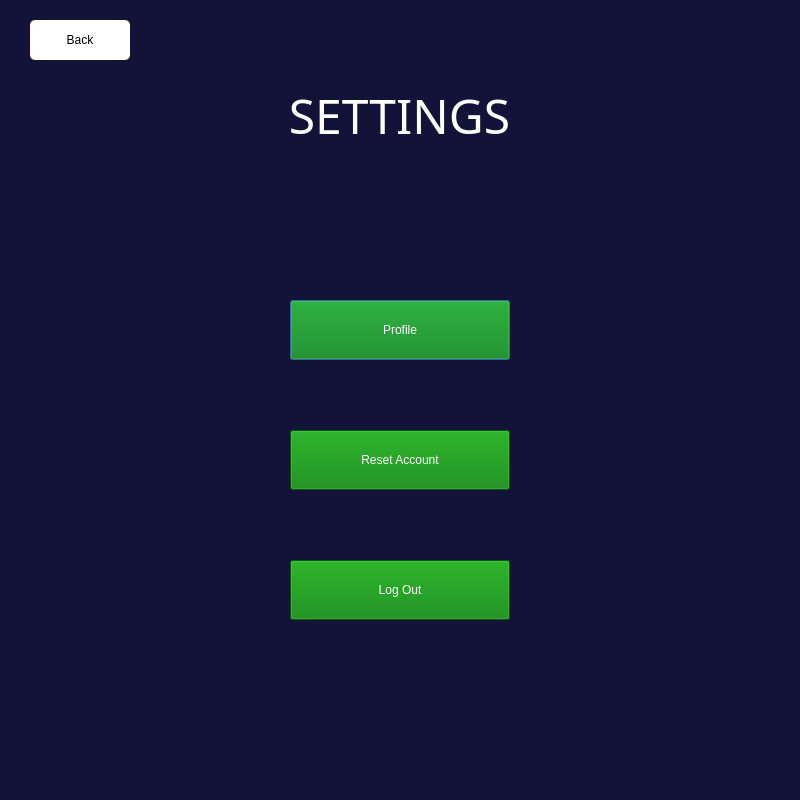
<?xml version="1.0" encoding="UTF-8"?>
<ui version="4.0">
 <class>Dialog</class>
 <widget class="QDialog" name="Dialog">
  <property name="geometry">
   <rect>
    <x>0</x>
    <y>0</y>
    <width>800</width>
    <height>800</height>
   </rect>
  </property>
  <property name="windowTitle">
   <string>Dialog</string>
  </property>
  <property name="styleSheet">
   <string notr="true">background-color:#131239;</string>
  </property>
  <widget class="QPushButton" name="f_profile">
   <property name="geometry">
    <rect>
     <x>290</x>
     <y>300</y>
     <width>220</width>
     <height>60</height>
    </rect>
   </property>
   <property name="styleSheet">
    <string notr="true">font: 16pt &quot;Arial Rounded MT Bold&quot;;
padding:15px;
background-color:green;
color:white;

</string>
   </property>
   <property name="text">
    <string>Profile</string>
   </property>
  </widget>
  <widget class="QPushButton" name="f_resetacc">
   <property name="geometry">
    <rect>
     <x>290</x>
     <y>430</y>
     <width>220</width>
     <height>60</height>
    </rect>
   </property>
   <property name="styleSheet">
    <string notr="true">font: 16pt &quot;Arial Rounded MT Bold&quot;;
padding:15px;
background-color:green;
color:white;

</string>
   </property>
   <property name="text">
    <string>Reset Account</string>
   </property>
  </widget>
  <widget class="QPushButton" name="f_back">
   <property name="geometry">
    <rect>
     <x>30</x>
     <y>20</y>
     <width>100</width>
     <height>40</height>
    </rect>
   </property>
   <property name="cursor">
    <cursorShape>PointingHandCursor</cursorShape>
   </property>
   <property name="styleSheet">
    <string notr="true">font: 75 italic 14pt &quot;Georgia&quot;;
background:white;
border-radius:5px;
color:black;</string>
   </property>
   <property name="text">
    <string>Back</string>
   </property>
   <property name="icon">
    <iconset>
     <normaloff>../Images and icon/Back.png</normaloff>../Images and icon/Back.png</iconset>
   </property>
   <property name="iconSize">
    <size>
     <width>25</width>
     <height>25</height>
    </size>
   </property>
  </widget>
  <widget class="QLabel" name="labelHeading">
   <property name="geometry">
    <rect>
     <x>237</x>
     <y>80</y>
     <width>325</width>
     <height>70</height>
    </rect>
   </property>
   <property name="font">
    <font>
     <family>Copperplate Gothic Light</family>
     <pointsize>36</pointsize>
     <weight>50</weight>
     <italic>false</italic>
     <bold>false</bold>
    </font>
   </property>
   <property name="styleSheet">
    <string notr="true">font: 36pt &quot;Copperplate Gothic Light&quot;;
color:white;

</string>
   </property>
   <property name="text">
    <string>SETTINGS</string>
   </property>
   <property name="alignment">
    <set>Qt::AlignCenter</set>
   </property>
  </widget>
  <widget class="QPushButton" name="f_logout">
   <property name="geometry">
    <rect>
     <x>290</x>
     <y>560</y>
     <width>220</width>
     <height>60</height>
    </rect>
   </property>
   <property name="styleSheet">
    <string notr="true">font: 16pt &quot;Arial Rounded MT Bold&quot;;
padding:15px;
background-color:green;
color:white;

</string>
   </property>
   <property name="text">
    <string>Log Out</string>
   </property>
  </widget>
 </widget>
 <resources/>
 <connections/>
</ui>
